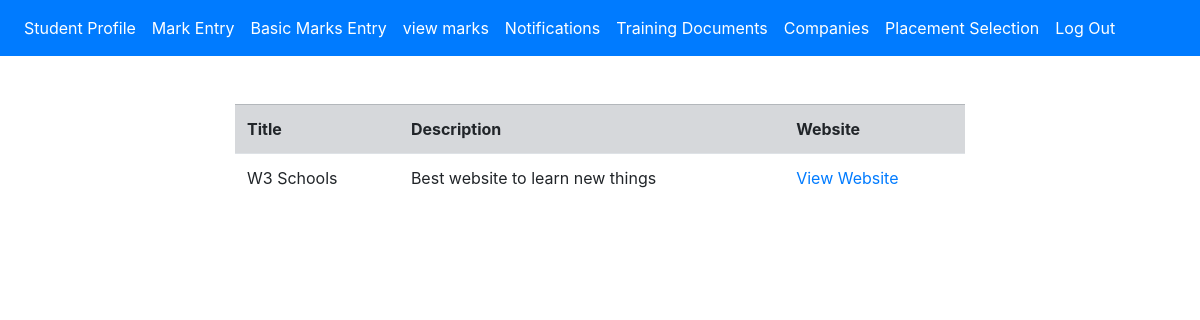
The page /view_trainingdocuments.php on the database its author committed.
### tables this page shows
CREATE TABLE `training_data` (
  `Id` int(11) NOT NULL,
  `Title` varchar(300) NOT NULL,
  `Description` varchar(700) NOT NULL,
  `Link` varchar(400) NOT NULL
);

### view_trainingdocuments.php (the view, shortened to what this page needs)
<?php
include './stud_navbar.php';
?>
<br>
<br>
<div class="container">
<div class="row">
<div class="col col-12 col-sm-2">
</div>
<div class="col col-12 col-sm-8">
<form action="" method="post">
<table class="table table-striped">
<tr class="table-secondary">
    <th>Title </th>
    <th>Description</th>
    <th>Website</th>
</tr>
<?php
$server_name="localhost";
$db_username="root";
$db_password="";
$db_name="training";
$connection=new mysqli($server_name,$db_username,$db_password,$db_name);
$sql="SELECT `Id`, `Title`, `Description`, `Link` FROM `training_data` WHERE 1
";
    $res=$connection->query($sql);
if($res->num_rows>0){
    while($row=$res->fetch_assoc()){
        $Title=$row["Title"];
        $Description=$row["Description"];
        $Link=$row["Link"];
        echo "<tr>
        <td> $Title </td>
        <td>  $Description </td>
        <td> <a href='$Link' target='_blank' > View Website </a>  </td>
    </tr>";
    }
}
else{
    echo "<script> alert('No new Company details available')   </script>";
}
?>
</table>
</form>
</div>
<div class="col col-12 col-sm-2">
</div>
</div>
</div>
</body>
</html>

### rows shown on the page
training_data: Title "W3 Schools", Description "Best website to learn new things"
